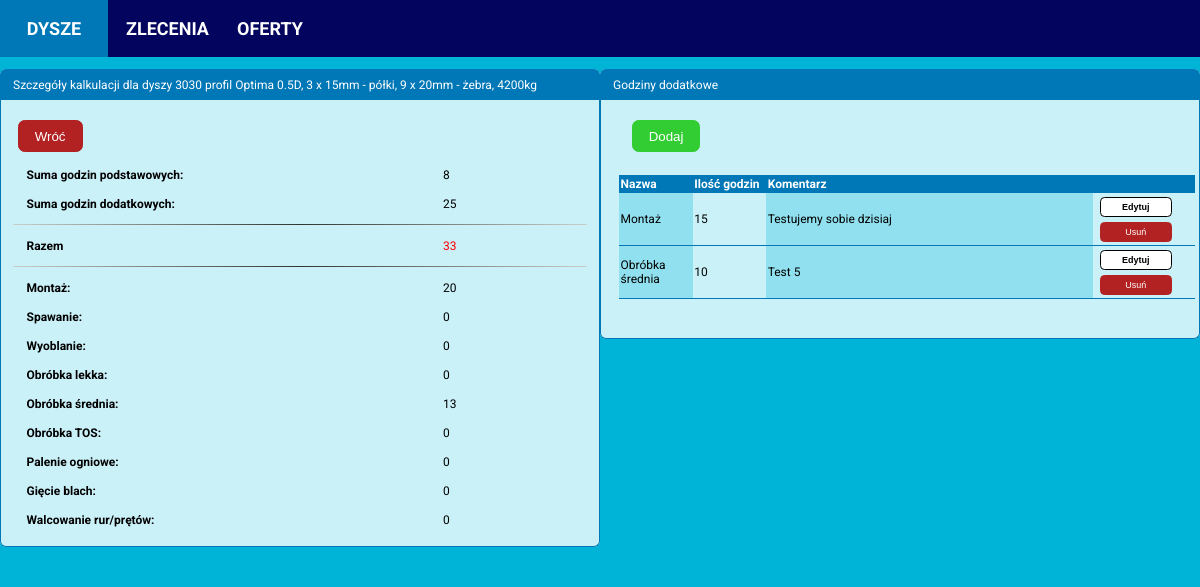
Page /nozzle/1/calculation/1/calculation_details on the earlier database version.
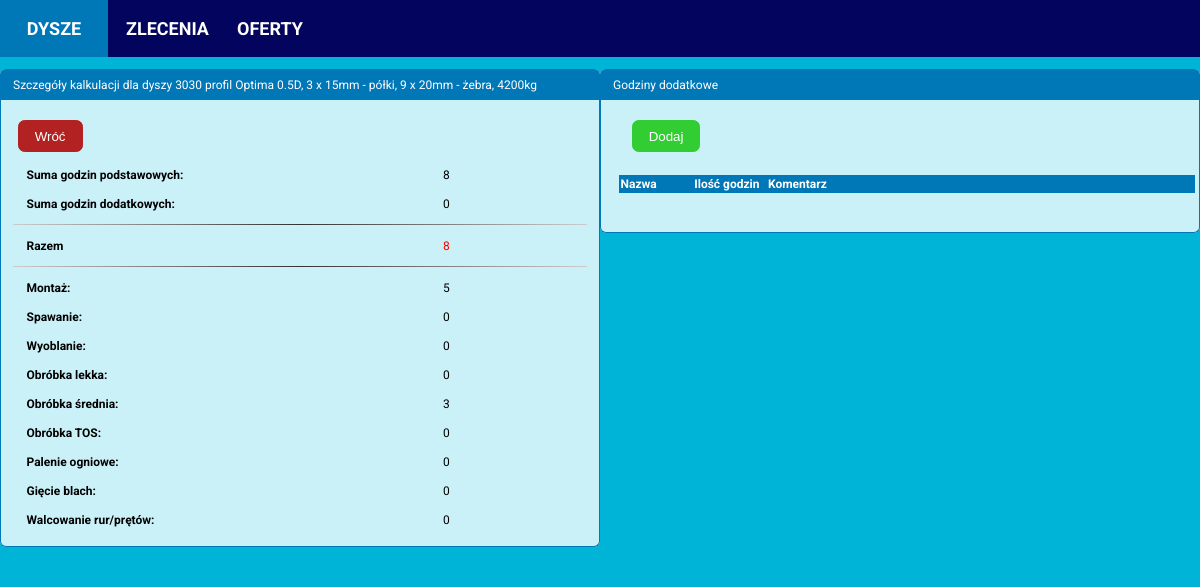
Same page on the later database version.
### calculator/models.py (models this page shows)
class AdditionalNozzleHours(models.Model):
    GROUP = [('assembly_hours', 'Montaż'),
             ('welding_hours', 'Spawanie'),
             ('spinning_hours', 'Wyoblanie'),
             ('small_machining_hours', 'Obróbka lekka'),
             ('medium_machining_hours', 'Obróbka średnia'),
             ('tos_machining_hours', 'Obróbka TOS'),
             ('cutting_plates_hours', 'Palenie blach'),
             ('bending_hours', 'Gięcie blach'),
             ('rolling_profiles_hours', 'Walcowanie rur'),
             ]
    calculation = models.ForeignKey(NozzleCalculation, on_delete=models.CASCADE)
    date_created = models.DateTimeField(auto_now_add=True)
    additional_hours_amount = models.PositiveIntegerField(blank=False)
    comment = models.TextField(blank=False, max_length=200)
    group = models.CharField(max_length=40, blank=True, null=True, choices=GROUP)

### calculator/views.py (the view)
# urls.py: path('nozzle/<int:nozzle_id>/calculation/<int:calculation_id>/calculation_details', nozzle_calculation_details_view, name='nozzle_calculation_details'),
def nozzle_calculation_details_view(request, nozzle_id, calculation_id):
    nozzle = Nozzle.objects.get(id=nozzle_id)
    ratio = round((nozzle.profile_height / nozzle.diameter), 1)
    calculation = NozzleCalculation.objects.get(id=calculation_id)
    total_hours = (calculation.assembly_hours + calculation.welding_hours + calculation.spinning_hours
                   + calculation.spinning_hours + calculation.small_machining_hours
                   + calculation.medium_machining_hours + calculation.tos_machining_hours
                   + calculation.cutting_plates_hours + calculation.bending_hours
                   + calculation.rolling_profiles_hours)
    additional_nozzle_hours = calculation.additionalnozzlehours_set.order_by('group')
    additional_hours = AdditionalNozzleHours.objects.filter(calculation=calculation).aggregate(total_hours=Sum('additional_hours_amount'))
    try:
        sum_of_all_hours = additional_hours['total_hours'] + total_hours
    except:
        sum_of_all_hours = total_hours
    additional_assembly_hours = AdditionalNozzleHours.objects.filter(
        calculation=calculation, group='assembly_hours').\
        aggregate(total_hours=Sum('additional_hours_amount'))
    try:
        all_assembly_hours = additional_assembly_hours['total_hours'] + calculation.assembly_hours
    except:
        all_assembly_hours = calculation.assembly_hours
    additional_welding_hours = AdditionalNozzleHours.objects.filter(
        calculation=calculation, group='welding_hours').\
        aggregate(total_hours=Sum('additional_hours_amount'))
    try:
        all_welding_hours = additional_welding_hours['total_hours'] + calculation.welding_hours
    except:
        all_welding_hours = calculation.welding_hours
    additional_spinning_hours = AdditionalNozzleHours.objects.filter(
        calculation=calculation, group='spinning_hours').\
        aggregate(total_hours=Sum('additional_hours_amount'))
    try:
       all_spinning_hours = additional_spinning_hours['total_hours'] + calculation.spinning_hours
    except:
        all_spinning_hours = calculation.spinning_hours
    additional_small_machining_hours = AdditionalNozzleHours.objects.filter(
        calculation=calculation, group='small_machining_hours'). \
        aggregate(total_hours=Sum('additional_hours_amount'))
    try:
        all_small_machining_hours = additional_small_machining_hours['total_hours'] + calculation.small_machining_hours
    except:
        all_small_machining_hours = calculation.small_machining_hours
    additional_medium_machining_hours = AdditionalNozzleHours.objects.filter(
        calculation=calculation, group='medium_machining_hours'). \
        aggregate(total_hours=Sum('additional_hours_amount'))
    try:
        all_medium_machining_hours = additional_medium_machining_hours['total_hours'] + calculation.medium_machining_hours
    except:
        all_medium_machining_hours = calculation.medium_machining_hours
    additional_tos_machining_hours = AdditionalNozzleHours.objects.filter(
        calculation=calculation, group='tos_machining_hours'). \
        aggregate(total_hours=Sum('additional_hours_amount'))
    try:
        all_tos_machining_hours = additional_tos_machining_hours['total_hours'] + calculation.tos_machining_hours
    except:
        all_tos_machining_hours = calculation.tos_machining_hours
    additional_cutting_plates_hours = AdditionalNozzleHours.objects.filter(
        calculation=calculation, group='cutting_plates_hours'). \
        aggregate(total_hours=Sum('additional_hours_amount'))
    try:
        all_cutting_plates_hours = additional_cutting_plates_hours['total_hours'] + calculation.cutting_plates_hours
    except:
        all_cutting_plates_hours = calculation.cutting_plates_hours
    additional_bending_hours = AdditionalNozzleHours.objects.filter(
        calculation=calculation, group='bending__hours'). \
        aggregate(total_hours=Sum('additional_hours_amount'))
    try:
        all_bending_hours = additional_bending_hours['total_hours'] + calculation.bending_hours
    except:
        all_bending_hours = calculation.bending_hours
    additional_rolling_profiles_hours = AdditionalNozzleHours.objects.filter(
        calculation=calculation, group='rolling_profiles_hours'). \
        aggregate(total_hours=Sum('additional_hours_amount'))
    try:
        all_rolling_profiles_hours = additional_rolling_profiles_hours['total_hours'] + calculation.rolling_profiles_hours
    except:
        all_rolling_profiles_hours = calculation.rolling_profiles_hours
    context = {'calculation': calculation,
               'nozzle': nozzle,
               'ratio': ratio,
               'additional_nozzle_hours': additional_nozzle_hours,
               'total_hours': total_hours,
               'additional_hours': additional_hours,
               'sum_of_all_hours': sum_of_all_hours,
               'all_assembly_hours': all_assembly_hours,
               'all_welding_hours': all_welding_hours,
               'all_spinning_hours': all_spinning_hours,
               'all_small_machining_hours': all_small_machining_hours,
               'all_medium_machining_hours': all_medium_machining_hours,
               'all_tos_machining_hours': all_tos_machining_hours,
               'all_cutting_plates_hours': all_cutting_plates_hours,
               'all_bending_hours': all_bending_hours,
               'all_rolling_profiles_hours': all_rolling_profiles_hours
               }
    template = 'calculator/nozzle_calculation_details.html'
    return render(request, template, context)

### calculator/templates/calculator/nozzle_calculation_details.html (shortened to what the changed rows need)
{% extends 'calculator/base.html' %}
{% block content %}
<div class="content-main">
  <div class="item-box">
    <div class="item-details">
      <div class="item-details-box">
        <p class="item-detail-name">Suma godzin dodatkowych:</p>
        {% if additional_hours.total_hours == None %}
        <p class="item-detail-value">0</p>
        {% else %}
        <p class="item-detail-value">{{ additional_hours.total_hours }}</p>
        {% endif %}
      </div>
      <div class="item-details-box">
        <p class="item-detail-name">Razem</p>
        <p class="item-detail-value" style="color:red;">{{ sum_of_all_hours }}</p>
      </div>
      <div class="item-details-box">
        <p class="item-detail-name">Montaż:</p>
        <p class="item-detail-value">{{ all_assembly_hours }}</p>
      </div>
      <div class="item-details-box">
        <p class="item-detail-name">Obróbka średnia:</p>
        <p class="item-detail-value">{{ all_medium_machining_hours }}</p>
      </div>
    </div>
  </div>
  <div class="item-box">
    <div class="item-details">
      <div class="item-details-table">
        <table style="width: 48em;">
          <thead>
            <tr>
              <th style="width:6em;">Nazwa</th>
              <th style="width:6em;">Ilość godzin</th>
              <th style="width:28em;">Komentarz</th>
              <th></th>
            </tr>
          </thead>
          {% for additional_nozzle_hour in additional_nozzle_hours %}
          <tr>
            <td>{{ additional_nozzle_hour.get_group_display }}</td>
            <td>{{ additional_nozzle_hour.additional_hours_amount }}</td>
            <td>{{ additional_nozzle_hour.comment|truncatechars:170 }}</td>
            <td>
              <a href="{% url 'calculator:edit_additional_nozzle_hours' nozzle.id calculation.id additional_nozzle_hour.id %}">
                <button class="show-btn">Edytuj</button>
              </a>
            <a href="{% url 'calculator:delete_additional_nozzle_hours' nozzle.id calculation.id additional_nozzle_hour.id %}"><button class="delete-btn">Usuń</button></a>
            </td>
          </tr>
          {% endfor %}
        </table>
      </div>
    </div>
  </div>
</div>
{% endblock content %}

Differences in the rows shown:
removed AdditionalNozzleHours: group "Montaż", additional_hours_amount "15", comment "Testujemy sobie dzisiaj"
removed AdditionalNozzleHours: group "Obróbka średnia", additional_hours_amount "10", comment "Test 5"
Other differences:
{{ sum_of_all_hours }}: "33" → "8"
{{ all_assembly_hours }}: "20" → "5"
{{ all_medium_machining_hours }}: "13" → "3"
{{ additional_hours.total_hours }}: "25" → (not shown)
text now shown: "0"
